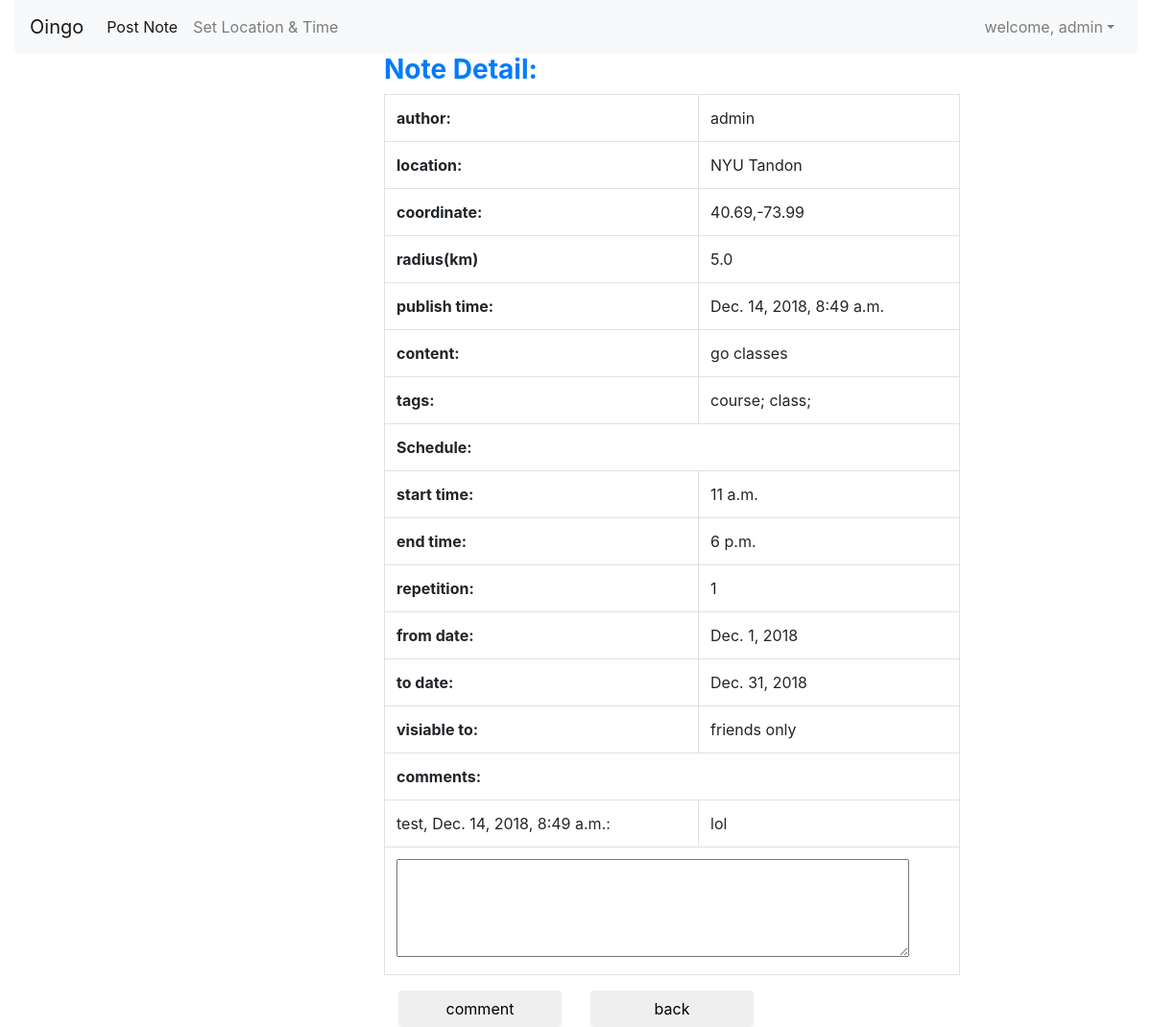
Screenshot of /oingo/add_comment/6 (signed in) with the database file from the repository.
### oingo/models.py (models this page shows, shortened)
class Note(models.Model):
    note_content = models.TextField()
    publish_time = models.DateTimeField(auto_now=True)
    visiable_group = models.IntegerField()
    allow_comment = models.BooleanField()
    visiable_radius = models.FloatField()
    schedule = models.OneToOneField(Schedule, related_name="note", on_delete=models.CASCADE)
    location = models.ForeignKey(Location, related_name="notes", on_delete=models.CASCADE)
    author = models.ForeignKey(User, related_name="posted_notes", on_delete=models.CASCADE)
    tags = models.ManyToManyField(Tag, related_name="notes")

class Location(models.Model):
    lname = models.CharField(max_length=50)
    lon = models.FloatField()
    lat = models.FloatField()

class Tag(models.Model):
    tname = models.CharField(max_length=50, primary_key=True)

class Schedule(models.Model):
    start_time = models.TimeField()
    end_time = models.TimeField()
    repetition = models.IntegerField()
    from_date = models.DateField()
    to_date = models.DateField()

class Comment(models.Model):
    user = models.ForeignKey(User, related_name="comments", on_delete=models.CASCADE)
    note = models.ForeignKey(Note, related_name="comments", on_delete=models.CASCADE)
    content = models.TextField()
    timestamp = models.DateTimeField(auto_now=True)

### oingo/views.py (the view, shortened to what this page needs)
# urls.py: path('add_comment/<int:note_id>', views.add_comment, name="add_comment"),
@login_required
def add_comment(request, note_id):
    username = request.session.get('username', '')
    userid = request.session.get('userid', '')
    user = User.objects.get(id=userid)
    note = Note.objects.get(id=note_id)
    post = request.POST
    content = {
        'username': username,
        'userid': userid,
        'note': note
    }
    return render(request, 'oingo/note_detail.html', content)

### oingo/templates/oingo/note_detail.html (shortened to what this page needs)
{% extends "oingo/base.html" %}
{% block content %}
    <div class="row">
        <div class="col-md-4"></div>
        <div class="col-md-6">
            <div class="row">
                <h3 class="text-left text-primary"><strong>Note Detail:</strong></h3>
            </div>
            <form role="form" method="post" enctype="multipart/form-data">
                <div class="row">
                    <table class="table table-bordered">
                        <tr>
                            <td><strong>author:</strong></td>
                            <td>{{ note.author.username }}</td>
                        </tr>
                        <tr>
                            <td><strong>location:</strong></td>
                            <td>{{ note.location.lname }}</td>
                        </tr>
                        <tr>
                            <td><strong>coordinate:</strong></td>
                            <td>{{note.location.lat}},{{note.location.lon}}</td>
                        </tr>
                        <tr>
                            <td><strong>radius(km)</strong></td>
                            <td>{{note.visiable_radius}}</td>
                        </tr>
                        <tr>
                            <td><strong>publish time:</strong></td>
                            <td>{{ note.publish_time }}</td>
                        </tr>
                        <tr>
                            <td><strong>content:</strong></td>
                            <td>{{ note.note_content }}</td>
                        </tr>
                        <tr>
                            <td><strong>tags:</strong></td>
                            <td>
                                {% for tag in note.tags.all %}
                                    {{ tag.tname }};
                                {% endfor %}
                            </td>
                        </tr>
                        <tr>
                            <td colspan="2"><strong>Schedule:</strong></td>
                        </tr>
                        <tr>
                            <td><strong>start time:</strong></td>
                            <td>{{note.schedule.start_time}}</td>
                        </tr>
                        <tr>
                            <td><strong>end time:</strong></td>
                            <td>{{note.schedule.end_time}}</td>
                        </tr>
                        <tr>
                            <td><strong>repetition:</strong></td>
                            <td>{{note.schedule.repetition}}</td>
                        </tr>
                        <tr>
                            <td><strong>from date:</strong></td>
                            <td>{{note.schedule.from_date}}</td>
                        </tr>
                        <tr>
                            <td><strong>to date:</strong></td>
                            <td>{{note.schedule.to_date}}</td>
                        </tr>
                        <tr>
                            <td><strong>visiable to:</strong></td>
                            {% if note.visiable_group == 0 %}
                            <td>self only</td>
                            {% elif note.visiable_group == 1 %}
                            <td>friends only</td>
                            {% elif note.visiable_group == 2 %}
                            <td>everyone</td>
                            {% endif %}
                        </tr>
                        {% if note.allow_comment == True %}
                        <tr>
                            <td colspan="2"><strong>comments:</strong></td>
                        </tr>
                        {% if note.comments.all %}
                            {% for comment in note.comments.all %}
                            <tr>
                                <td>{{comment.user.username}},&nbsp;{{comment.timestamp}}:</td>
                                <td>{{comment.content}}</td>
                            </tr>
                            {% endfor %}
                        {% else %}
                            <tr>
                                <td colspan="2">no comments yet.</td>
                            </tr>
                        {% endif %}
                        <tr>
                            <td colspan="2">
                                <textarea id="new_comment" type="textarea" rows="4" cols="50" required name="new_comment"></textarea>
                            </td>
                        </tr>
                        {% else %}
                        <tr>
                            <td colspan="2"><strong>comments not allowed </strong></td>
                        </tr>
                        {% endif %}
                    </table>
                </div>
                <div class="row">
                    {% if note.allow_comment == True%}
                    <div class="col-md-4">
                        <button class="btn btn-default btn-block" type="submit">
                            comment
                        </button>
                    </div>
                    {% endif %}
                    <div class="col-md-4">
                        <a href="{% url 'oingo:index' %}">
                        <button class="btn btn-default btn-block" type="button" >
                            back
                        </button>
                        </a>
                    </div>
                </div>
            </form>
        </div>
    </div>
{% endblock %}

### oingo/templates/oingo/base.html (shortened to what this page needs)
<!DOCTYPE html>
{% load static %}
<html lang="en">
  <head>
    <link href="{% static 'oingo/css/bootstrap.min.css' %}" rel="stylesheet">
    <link href="{% static 'oingo/css/style.css' %}" rel="stylesheet">
  </head>
  <body>
    <div class="container-fluid">
	<div class="row">
		<div class="col-md-12">
			<nav class="navbar navbar-expand-lg navbar-light bg-light">
				 <a class="navbar-brand" href="{% url 'oingo:index' %}">Oingo</a>
				<div class="collapse navbar-collapse" id="bs-example-navbar-collapse-1">
					<ul class="navbar-nav">
						<li class="nav-item active">
							 <a class="nav-link" href="{% url 'oingo:create_note' %}">Post Note <span class="sr-only">(current)</span></a>
						</li>
						<li class="nav-item">
							 <a class="nav-link" href="{% url 'oingo:set_loc_time' %}">Set Location & Time</a>
						</li>
					</ul>
					<ul class="navbar-nav ml-md-auto">
                        {% if username %}
					    <li class="nav-item dropdown">
                             <a class="nav-link dropdown-toggle" href="#" id="navbarDropdownMenuLink" data-toggle="dropdown">welcome, {{username}}</a>
						</li>
                        {% endif %}
					</ul>
				</div>
			</nav>
		</div>
	</div>
    {% block content %}
    {% endblock %}
</div>
  </body>
</html>

### rows the page displays
Note: author.username "admin", location.lname "NYU Tandon", location.lat "40.69", location.lon "-73.99", visiable_radius "5.0", publish_time "Dec. 14, 2018, 8:49 a.m.", note_content "go classes", schedule.start_time "11 a.m.", schedule.end_time "6 p.m.", schedule.repetition "1", schedule.from_date "Dec. 1, 2018", schedule.to_date "Dec. 31, 2018"
Tag: tname "course"
Tag: tname "class"
Comment: user.username "test", timestamp "Dec. 14, 2018, 8:49 a.m.", content "lol"

### other values shown
{{ username }} "admin"
